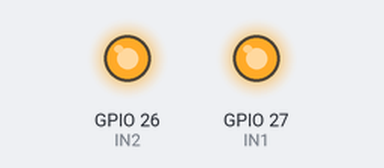
Bench run of a sketch on a simulated ESP32. Parts: output pins drawn as LEDs (lit = HIGH).

Above: at 0.1 s.
Timing chart, 0 to 1.6 s (numbered marks = the images above):
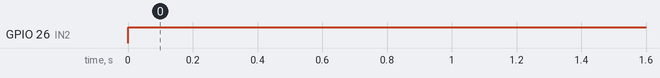

Measured:
- by itself, GPIO 26 (IN2): LOW → HIGH at 0.00 s

The sketch:

simple_test_smart_car.ino
```cpp
#include <analogWrite.h>
// Define pins
#define IN1 27
#define IN2 26

void setup() {
  // Set up pins as output
  pinMode(IN1, OUTPUT);
  pinMode(IN2, OUTPUT);

  // Set up serial communication
  Serial.begin(9600);
}

void loop() {
  // Move forward
  digitalWrite(IN1, HIGH);
  digitalWrite(IN2, LOW);

  // Set speed
  analogWrite(IN1, 255);
  analogWrite(IN2, 255);

  // Wait for 1 second
  delay(1000);

  // Move backward
  digitalWrite(IN1, LOW);
  digitalWrite(IN2, HIGH);

  // Set speed
  analogWrite(IN1, 255);
  analogWrite(IN2, 255);

  // Wait for 1 second
  delay(1000);
}
```
